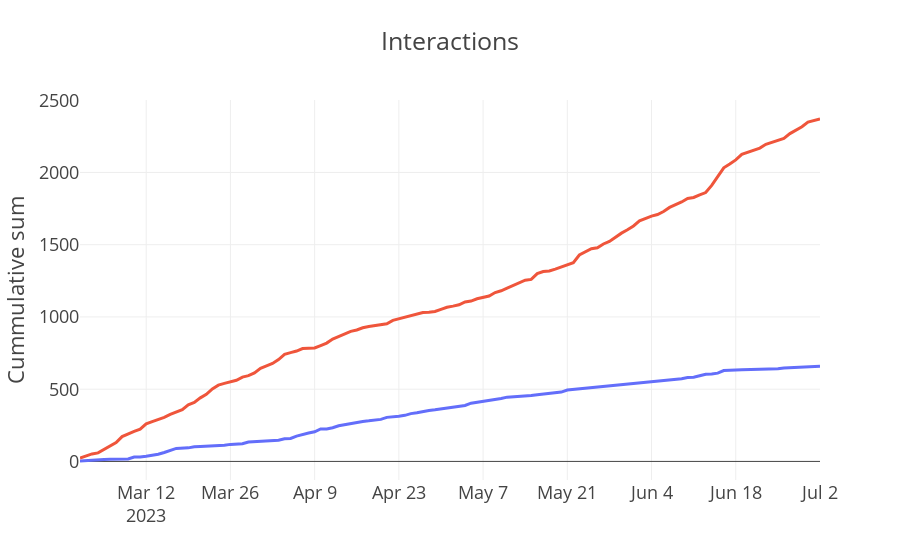

The code cell stored with this chart in its notebook:
### Markdown cell above
# Plot

### Code cell
# plot cumsum
fig = px.line(interactions_per_day, x='Date', y='total_sum', color='State', title="Interactions")

fig.update_layout(template='presentation',
                  # rename total_sum to 'Total replies'
                  showlegend=False,
                  xaxis_title='',
                  yaxis_title='Cummulative sum')
fig.show()
